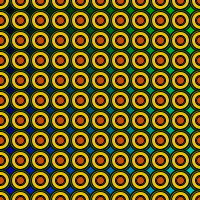
Frame 1 (no input)
Frame 60 (the mouse pressed at the canvas centre just before this capture): identical to frame 1, image omitted
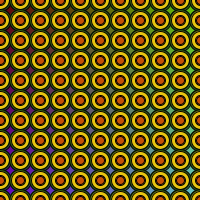
Frame 120 (the mouse held since frame 60 and released just before this capture)

The Processing sketch that drew these frames (run headless with seeded random() and noise(); from frame 60 on, the mouse is pressed at the canvas centre):

// Processing sketch: processing_20166
// ── processing_20166.pde

color c;

void setup ()
{
  size(200,200);
  background (#1ab40d);
}
void draw()
{
for(int i=0;i<=255;i++){

for(int j=0;j<=255;j++){
c=color(mouseX,i,j);
set(i,j,c);
}
}
for( int x = 0; x <= width/2; x++)
{
   for( int y = 0; y <= height/2; y++)
   {
     fill(#2D5817);
     ellipse (x *20 , y*20, 22 ,22);  
     fill (#e8c410); 
     ellipse(  x * 20 , y * 20, 18, 18);
     fill (#de5e09); 
     ellipse ( x *20, y*20, 10, 10);
     fill (#C65204); 
     ellipse ( x *20, y*20, 8, 8);
     
 } 
  }
}

                
                                
